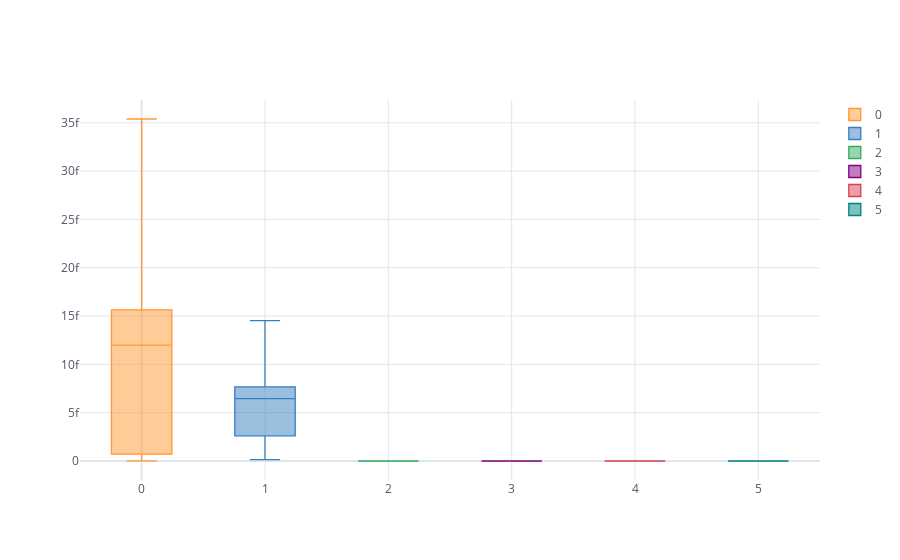

Source (notebook cell):
### Code cell
import cufflinks
cufflinks.go_offline()
pd.DataFrame(h0_model.predict_prob(X[test])).iplot('box')
